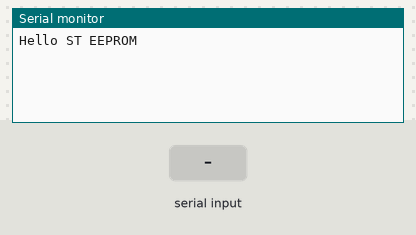
Bench run of a sketch on a simulated Arduino Uno, built with avr-gcc and run on an emulated ATmega328P. Parts: the last lines printed to the serial monitor. The inputs (shaded band) are chosen by the test bench.

Above: at 1.2 s.
1.3 s: "1" received over Serial
At 2.6 s:
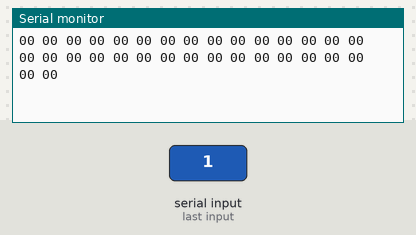
2.9 s: "3" received over Serial
At 3.4 s:
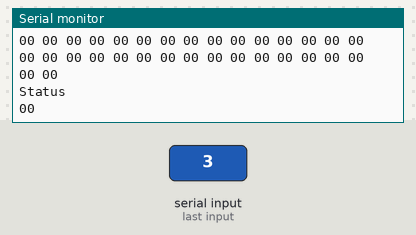

The sketch:

STreadtest.ino
```cpp
#include <SPI.h>

// Duemilanove pins
#define csPIN 10
#define DATAOUT 11
#define DATAIN 12
#define SPICLOCK 13

/*
// Atmega2560 pins
#define csPIN 53
#define DATAOUT 51
#define DATAIN 50
#define SPICLOCK 52
*/

SPISettings settingsST(10000000,MSBFIRST,SPI_MODE0);

void setup() {
  // put your setup code here, to run once:
  Serial.begin(9600);
  SPI.begin();

  Serial.println("Hello ST EEPROM");
  pinMode(csPIN,OUTPUT);
  pinMode(DATAOUT,OUTPUT);
  pinMode(DATAIN,INPUT);
  pinMode(SPICLOCK,OUTPUT);
  digitalWrite(csPIN,HIGH);

}

void doRead()
{
  digitalWrite(csPIN,HIGH);
  delay(100);
  SPI.beginTransaction(settingsST);
  digitalWrite(csPIN,LOW);
  delay(10);
  // Read command
  SPI.transfer(0x03);
  // 16bit address, high byte first
  SPI.transfer(0x00);
  SPI.transfer(0x01);
  char ch[30];
  Serial.println("Read");
  for(unsigned int i = 0; i<128; i++) {
      // Read operation
      byte b = SPI.transfer(0xFF);
      sprintf(ch,"%02X ",b&0xFF);
      Serial.print(ch);
      if(i%32==31)
        Serial.println("");
  }

  SPI.endTransaction();
  digitalWrite(csPIN,HIGH);
}

void doStatus()
{
  digitalWrite(csPIN,HIGH);
  delay(100);
  SPI.beginTransaction(settingsST);
  digitalWrite(csPIN,LOW);
  delay(10);
  // Read command
  SPI.transfer(0x05);
  // 16bit address
  char ch[30];
  Serial.println("Status");
  for(unsigned int i = 0; i<1; i++) {
      // Read operation
      byte b = SPI.transfer(0xFF);
      sprintf(ch,"%02X ",b&0xFF);
      Serial.print(ch);
      if(i%32==31)
        Serial.println("");
  }
  Serial.println("");

  SPI.endTransaction();
  digitalWrite(csPIN,HIGH);
}


void doWrite()
{
  digitalWrite(csPIN,HIGH);
  delay(100);
  SPI.beginTransaction(settingsST);
  digitalWrite(csPIN,LOW);
  delay(10);
  // Read command
  SPI.transfer(0x02);
  // 16bit address
  SPI.transfer(0x00);
  SPI.transfer(0x01);
  // 8bit data
  SPI.transfer(0x42);

  SPI.endTransaction();
  digitalWrite(csPIN,HIGH);
}

void loop() {
  // put your main code here, to run repeatedly:
  if(Serial.available() > 0)
  {
   char letter = Serial.read(); //listening to the serial port
   if(letter == '1')
     doRead();

   if(letter == '2')
     doWrite();

   if(letter == '3')
     doStatus();

  }
}
```

Measured:
- after the input at 1.3 s, the serial monitor: prints a new line after 0.11 s (image 1)
- after the input at 2.9 s, the serial monitor: prints a new line after 0.11 s (image 2)
